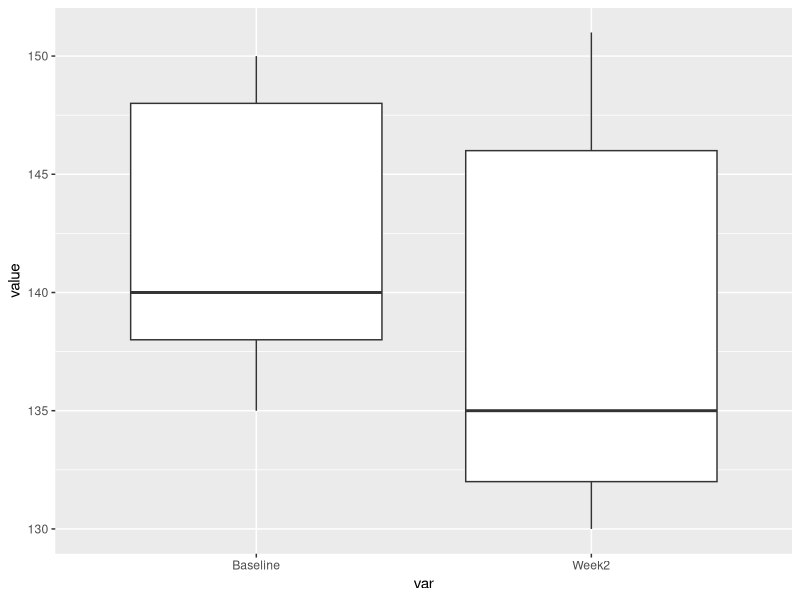

Recreate this plot in R.
## ---- chunk 1
#install.packages("gitcreds")
library(tidyverse)
library(data.table)

## ---- chunk 2
x <- 1:4
p <- x/sum(x)
temp <- rbind(x, p)
rownames(temp) <- c("X", "Prob")
temp

## ---- chunk 3
1*0.1 + 2*0.2 +3*0.3+4*0.4
## ---- chunk 4
mu=80
sd=10
x=70
pnorm(x, mean=mu, sd=sd, lower.tail=T)

## ---- chunk 5
mu=1100
sd= 75
n=0.95
qnorm(n, mean=mu, sd=sd)
## ---- chunk 6
mu=1100
sd_population= 75
sampe_size = 100
sd_sample= sd_population / sqrt(sampe_size)
n=0.95
sd_sample
qnorm(n, mean=mu, sd=sd_sample)
## ---- chunk 7
x= 4
n= 5
p= 0.5
pbinom(x, size = n, prob = p, lower.tail = FALSE)
## ---- chunk 8
# confident interval 0.95
mean= 15
sd=10
n=100
# calculate confidence interval for sons height in inches
mean + c(-1, 1) * qnorm(0.975) * sd/sqrt(n)
## ---- chunk 9
# lower.tail True as default : probabilites X <=x
# probabities X < 16 - probabilities X < 14 --> probability 14 < x < 16
pnorm(16, mean = 15, sd = 1) - pnorm(14, mean = 15, sd = 1)
## ---- chunk 10
# standard uniform density
mean = 0.5
variance = 1/12
n=1000

## ---- chunk 11
# calculate using distribution
mean = 5
total_hour = 3
x = 10
ppois(x, lambda = mean * total_hour)
## ---- chunk 12
# confident interval 0.95
mean= 1100
sd=30
n=9
# calculate confidence interval for sons height in inches
mean + c(-1, 1) * qnorm(0.975) * sd/sqrt(n)
## ---- chunk 13
# BEST
mean= 1100
sd=30
n=9
mean + c(-1, 1) * qt(0.975, n - 1) * sd/sqrt(n)
## ---- chunk 14
# Confidence Intervals - T Distribution(Small Samples)
# upper_limit <- mean + 1 * qt(0.975, n - 1) * std/sqrt(n)
mean= -2
#sd=30
n=9
upper_limit = 0
qt(0.975, n - 1) # t 8,.975
sd <- (upper_limit-mean)*sqrt(n)/ qt(0.975, n - 1)
sd # 3.061281
## ---- chunk 15
# a pair interval
## ---- chunk 16
# Best
n1 <- n2 <- 10
n <- 20
xbar1 <- 5
xbar2 <- 3
s1 <- 0.68
s2 <- 0.6
sp <- sqrt (0.5*s1 + 0.5*s2)
xbar2 - xbar1 + c(-1, 1) * qt(0.975, n) *sp* sqrt(1/n1 + 1/n2)
## ---- chunk 17
#  The interval will be narrower.
## ---- chunk 18
# When subtracting (old - new) the interval is entirely above zero. The new system appears to be effective.
## ---- chunk 19
# Independent Group t Intervals - Different Variance
n1 <- n2 <- 100
xbar1 <- 4
xbar2 <- 6
s1 <- 0.5
s2 <- 2
xbar2 - xbar1 + c(-1, 1) * qnorm(0.975) * sqrt(s1^2/n1 + s2^2/n2)
## ---- chunk 20
# Independent Group t Intervals - Same Variance
n1 <- n2 <- 9
x1 <- -3 ##treated
x2 <- 1 ##placebo
s1 <- 1.5 ##treated
s2 <- 1.8 ##placebo
s <- sqrt(((n1 - 1) * s1^2 + (n2 - 1) * s2^2)/(n1 + n2 - 2))
(x1 - x2) + c(-1, 1) * qt(0.95, n1 + n2 - 2) * s * sqrt(1/n1 + 1/n2)
## ---- chunk 21
library(tidyverse)
## ---- chunk 22
data <- data.frame("Subject" = 1:5, "Baseline" = c(140,138,150,148,135),
                "Week2" = c(132,135,151,146,130))
data
## ---- chunk 23
#install.packages("reshape2")
library(reshape2)
data.m <- melt(data,id.vars='Subject',variable.name = "var")
data.m 
## ---- chunk 24
data.m %>% 
  ggplot(aes(x=var,y=value)) +
  geom_boxplot()
  
## ---- chunk 25
# compute the difference
d <- with(data,Week2 - Baseline)
# Shapiro-Wilk normality test for the differences
shapiro.test(d) 
## ---- chunk 26
# OK if one side
t.test(data$Week2, data$Baseline, paired = TRUE,alternative = "less")
# alternative hypo: week2 < base line or week2 - baseline < 0
## ---- chunk 27
# OK
t.test(data$Week2, data$Baseline, paired = TRUE,alternative = c("two.sided"))
## ---- chunk 28
# OK
bl <- c(140, 138, 150, 148, 135)
fu <- c(132, 135, 151, 146, 130)
t.test(fu, bl, alternative = "two.sided", paired = TRUE)
## ---- chunk 29
mean= 1100
sd=30
n=9
mean + c(-1, 1) * qt(0.975, n - 1) * sd/sqrt(n)
## ---- chunk 30
pbinom(2, size = 4, prob = 0.5, lower.tail = FALSE)
## ---- chunk 31
choose(4, 3) * 0.5^4 + choose(4, 4) * 0.5^4
## ---- chunk 32
ppois(10, lambda = 0.01 * 1787)
## ---- chunk 33
n1 <- n2 <- 9
x1 <- -3 ##treated
x2 <- 1 ##placebo
s1 <- 1.5 ##treated
s2 <- 1.8 ##placebo
s <- sqrt(((n1 - 1) * s1^2 + (n2 - 1) * s2^2)/(n1 + n2 - 2))
ts <- (x1 - x2)/(s * sqrt(1/n1 + 1/n2))
2 * pt(ts, n1 + n2 - 2)
## ---- chunk 34
# No you wouldn't reject.
## ---- chunk 35
pnorm(1.645 * 0.004, mean = 0.01, sd = 0.004, lower.tail = FALSE)
## ---- chunk 36
ceiling((4 * (qnorm(0.95) - qnorm(0.1)))^2)
## ---- chunk 37
# You will get larger power.
## ---- chunk 38

## ---- chunk 39

## ---- chunk 40

